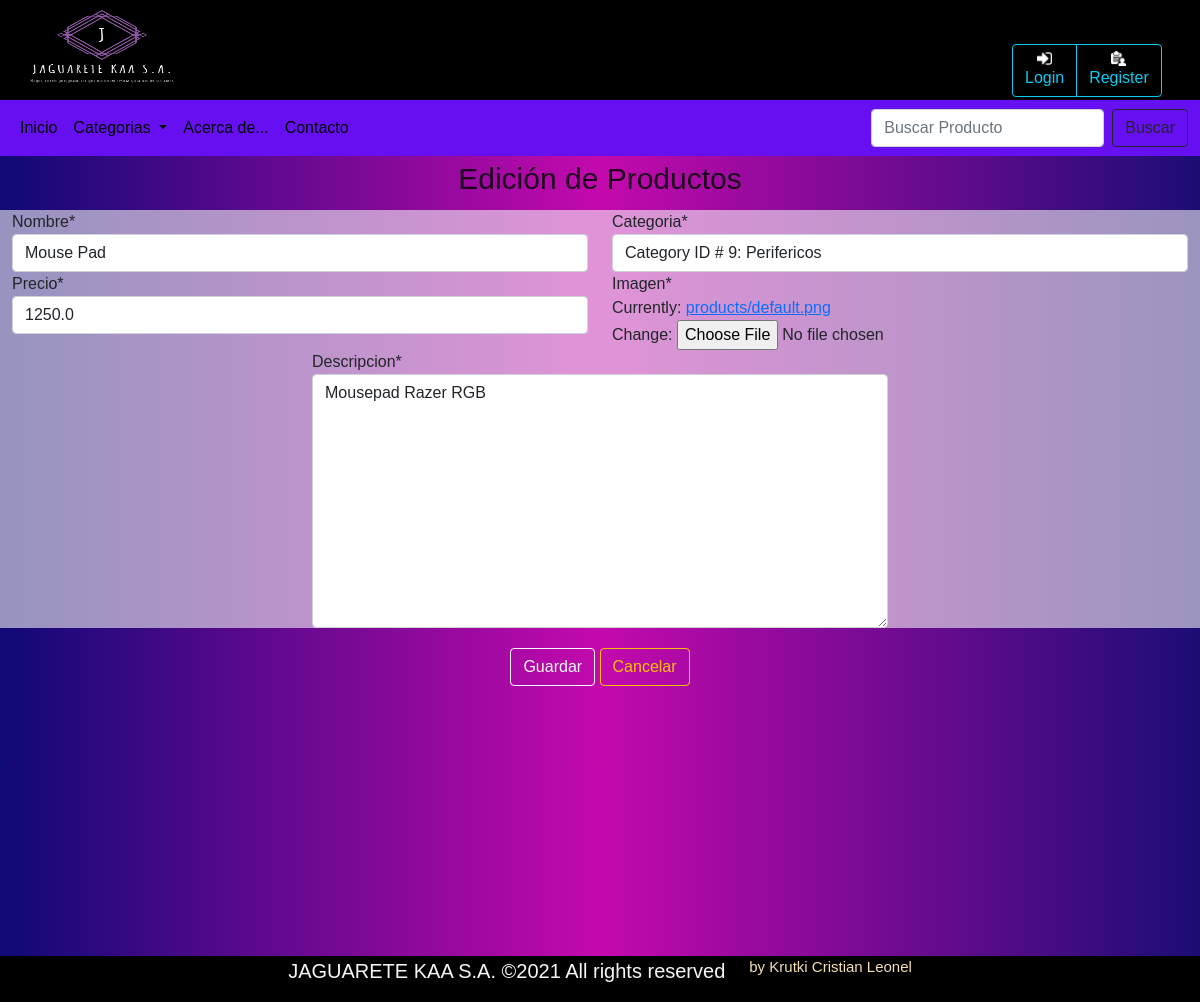
The page /JAGWEB/producto/editar/15 on the database its author committed.
### JAGWEB/models.py (models this page shows, shortened)
class Producto (models.Model):
    nombre = models.CharField(max_length=180) #nombre del producto 180 caracteres max
    descripcion = models.TextField() #descripcion breve del producto 250 caracteres
    categoria = models.ForeignKey(Categoria,on_delete=models.CASCADE,related_name="categ") #categoria referenciada
    precio=models.FloatField() #precio del producto en float
    imagen= models.ImageField(upload_to='products/', default='products/default.png')   #imagen del producto

### JAGWEB/views.py (the view)
# urls.py: path('producto/editar/<int:pk>',views.ActualizarProducto.as_view(),name="edit_produc"),
class ActualizarProducto (UpdateView):
    model=Producto
    template_name = 'producto/product_edit.html'
    form_class=AddProducto
    success_url = reverse_lazy('prod_list')

### JAGWEB/forms.py
class AddProducto(forms.ModelForm):
    class Meta:
        model = Producto
        fields = ('nombre','descripcion','categoria','precio','imagen')

### JAGWEB/context_processors.py (called while the page is built)
def cat_menu(request):
    categorias = Categoria.objects.all()
    return{
        'list_category': categorias
    }

### JAGWEB/models.py (called while the page is built)
    def __str__(self):
        return f"Category ID # {self.id}: {self.nombre}"

### JAGWEB/templates/producto/product_edit.html (shortened to what this page needs)
{% extends "layout.html" %} {% load static %} {% load crispy_forms_tags %} {% block body %}
<h1>Edici&oacute;n de Productos</h1>
<form method="POST" enctype="multipart/form-data">
    <div class="row rform justify-content-center">
        <div class="col-12 col-md-6">
            {{ form.nombre|as_crispy_field }}
        </div>
        <div class="col-12 col-md-6">
            {{ form.categoria|as_crispy_field }}
        </div>
        <div class="col-12 col-md-6">
            {{ form.precio|as_crispy_field }}
        </div>
        <div class="col-12 col-md-6">
            {{ form.imagen|as_crispy_field }}
        </div>
        <div class="col-12 col-md-6 align-self-center">
            {{ form.descripcion|as_crispy_field }}
        </div>
    </div>
    <div class="span" style="padding: 20px; text-align: center;">
        <button type="submit" class="btn btn-outline-light">Guardar</button>
        <a href="{% url 'index' %}" class="btn btn-outline-warning">Cancelar</a>
    </div>
</form>
{% endblock %}

### JAGWEB/static/css/style.css (style rules this page uses)
* { box-sizing: border-box; }
body { font-family: Arial, Helvetica, sans-serif; margin: 0; }
.rform { background-color: #f5f5f596; }
h1 { font-size: 30px; font-family: Verdana, Geneva, Tahoma, sans-serif; color: rgba(0, 0, 0, 0.829); text-align: center; padding: 5px; }

### rows shown on the page
Producto: nombre "Mouse Pad", categoria "Category ID # 9: Perifericos", precio "1250.0", descripcion "Mousepad Razer RGB"
